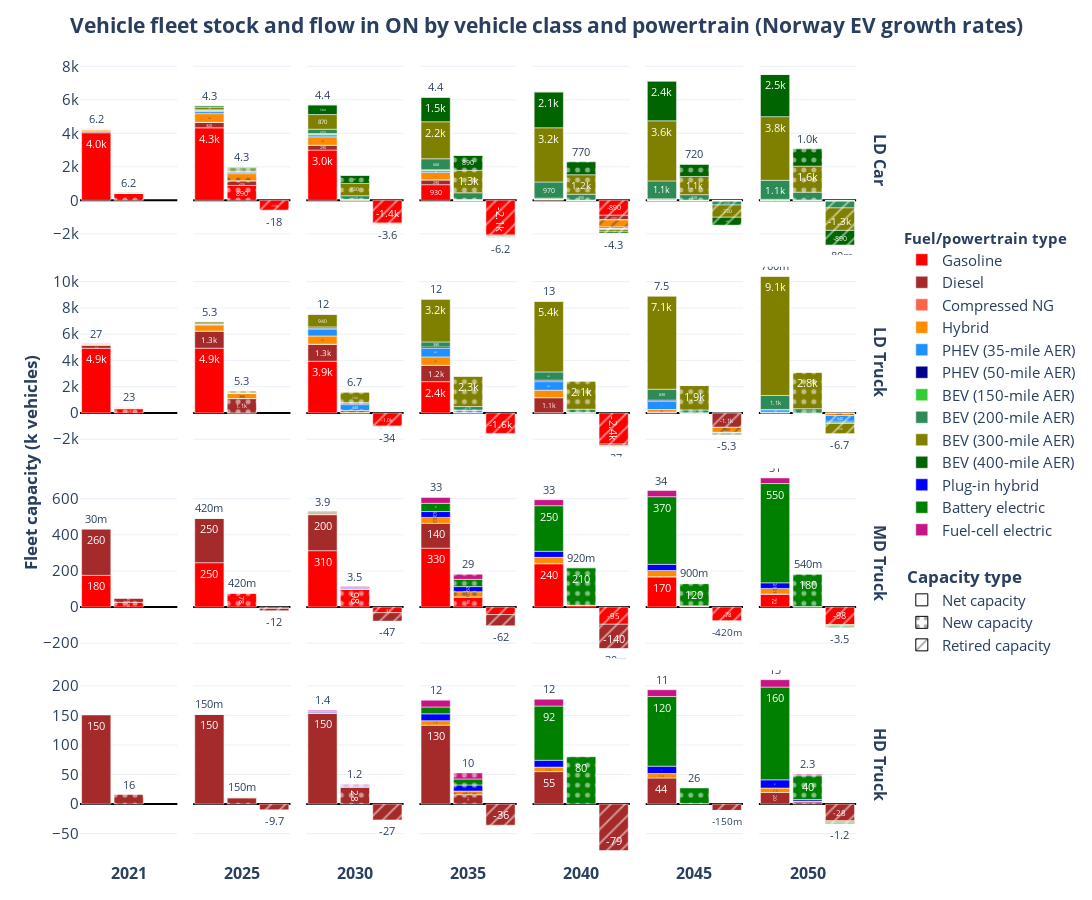

The cell this chart's notebook holds for it:
### Code cell
plot_capacity_flow(
    db_variant='evgrowth', 
    scenario='evgrowth',
    scenario_title='Norway EV growth rates',
    # modes=['MD Truck', 'HD Truck'],
)
